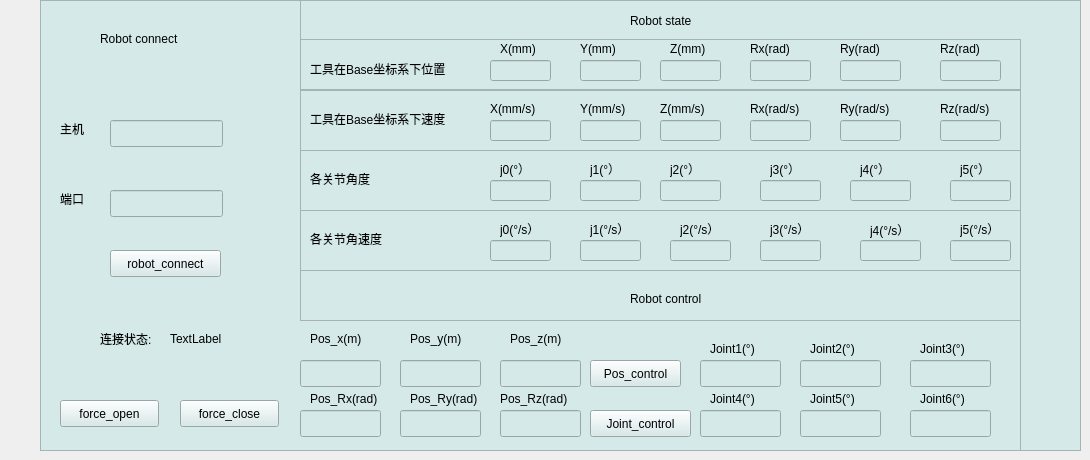
    <widget class="QWidget" name="tab">
     <attribute name="title">
      <string>机械臂状态</string>
     </attribute>
     <widget class="QFrame" name="frame_3">
      <property name="geometry">
       <rect>
        <x>40</x>
        <y>0</y>
        <width>261</width>
        <height>451</height>
       </rect>
      </property>
      <property name="styleSheet">
       <string notr="true">background-color: rgb(213, 233, 233);</string>
      </property>
      <property name="frameShape">
       <enum>QFrame::StyledPanel</enum>
      </property>
      <property name="frameShadow">
       <enum>QFrame::Raised</enum>
      </property>
      <widget class="QLabel" name="label_12">
       <property name="geometry">
        <rect>
         <x>60</x>
         <y>30</y>
         <width>111</width>
         <height>17</height>
        </rect>
       </property>
       <property name="text">
        <string>Robot connect</string>
       </property>
      </widget>
      <widget class="QLineEdit" name="line_Host">
       <property name="geometry">
        <rect>
         <x>70</x>
         <y>120</y>
         <width>113</width>
         <height>27</height>
        </rect>
       </property>
      </widget>
      <widget class="QLineEdit" name="line_port">
       <property name="geometry">
        <rect>
         <x>70</x>
         <y>190</y>
         <width>113</width>
         <height>27</height>
        </rect>
       </property>
      </widget>
      <widget class="QLabel" name="label_13">
       <property name="geometry">
        <rect>
         <x>60</x>
         <y>330</y>
         <width>67</width>
         <height>17</height>
        </rect>
       </property>
       <property name="text">
        <string>连接状态:</string>
       </property>
      </widget>
      <widget class="QLabel" name="label_14">
       <property name="geometry">
        <rect>
         <x>20</x>
         <y>120</y>
         <width>31</width>
         <height>17</height>
        </rect>
       </property>
       <property name="text">
        <string>主机</string>
       </property>
      </widget>
      <widget class="QLabel" name="label_15">
       <property name="geometry">
        <rect>
         <x>20</x>
         <y>190</y>
         <width>41</width>
         <height>17</height>
        </rect>
       </property>
       <property name="text">
        <string>端口</string>
       </property>
      </widget>
      <widget class="QPushButton" name="robot_connect">
       <property name="geometry">
        <rect>
         <x>70</x>
         <y>250</y>
         <width>111</width>
         <height>27</height>
        </rect>
       </property>
       <property name="text">
        <string>robot_connect</string>
       </property>
      </widget>
      <widget class="QLabel" name="connect_info">
       <property name="geometry">
        <rect>
         <x>130</x>
         <y>330</y>
         <width>67</width>
         <height>17</height>
        </rect>
       </property>
       <property name="text">
        <string>TextLabel</string>
       </property>
      </widget>
      <widget class="QPushButton" name="openforce">
       <property name="geometry">
        <rect>
         <x>20</x>
         <y>400</y>
         <width>99</width>
         <height>27</height>
        </rect>
       </property>
       <property name="text">
        <string>force_open</string>
       </property>
      </widget>
      <widget class="QPushButton" name="closeforce">
       <property name="geometry">
        <rect>
         <x>140</x>
         <y>400</y>
         <width>99</width>
         <height>27</height>
        </rect>
       </property>
       <property name="text">
        <string>force_close</string>
       </property>
      </widget>
     </widget>
     <widget class="QFrame" name="Robot_state">
      <property name="geometry">
       <rect>
        <x>300</x>
        <y>0</y>
        <width>781</width>
        <height>451</height>
       </rect>
      </property>
      <property name="styleSheet">
       <string notr="true">background-color: rgb(213, 233, 233);</string>
      </property>
      <property name="inputMethodHints">
       <set>Qt::ImhNone</set>
      </property>
      <property name="frameShape">
       <enum>QFrame::StyledPanel</enum>
      </property>
      <property name="frameShadow">
       <enum>QFrame::Raised</enum>
      </property>
      <widget class="QLabel" name="label">
       <property name="geometry">
        <rect>
         <x>330</x>
         <y>10</y>
         <width>81</width>
         <height>21</height>
        </rect>
       </property>
       <property name="text">
        <string>Robot state</string>
       </property>
      </widget>
      <widget class="QLabel" name="label_5">
       <property name="geometry">
        <rect>
         <x>200</x>
         <y>40</y>
         <width>51</width>
         <height>17</height>
        </rect>
       </property>
       <property name="text">
        <string>X(mm)</string>
       </property>
      </widget>
      <widget class="QLineEdit" name="tool_actual1">
       <property name="geometry">
        <rect>
         <x>190</x>
         <y>60</y>
         <width>61</width>
         <height>21</height>
        </rect>
       </property>
      </widget>
      <widget class="QLineEdit" name="tool_actual2">
       <property name="geometry">
        <rect>
         <x>280</x>
         <y>60</y>
         <width>61</width>
         <height>21</height>
        </rect>
       </property>
      </widget>
      <widget class="QLineEdit" name="tool_actual3">
       <property name="geometry">
        <rect>
         <x>360</x>
         <y>60</y>
         <width>61</width>
         <height>21</height>
        </rect>
       </property>
      </widget>
      <widget class="QLabel" name="label_16">
       <property name="geometry">
        <rect>
         <x>10</x>
         <y>60</y>
         <width>171</width>
         <height>17</height>
        </rect>
       </property>
       <property name="text">
        <string>工具在Base坐标系下位置</string>
       </property>
      </widget>
      <widget class="QLabel" name="label_18">
       <property name="geometry">
        <rect>
         <x>280</x>
         <y>40</y>
         <width>51</width>
         <height>17</height>
        </rect>
       </property>
       <property name="text">
        <string>Y(mm)</string>
       </property>
      </widget>
      <widget class="QLabel" name="label_6">
       <property name="geometry">
        <rect>
         <x>370</x>
         <y>40</y>
         <width>51</width>
         <height>17</height>
        </rect>
       </property>
       <property name="text">
        <string>Z(mm)</string>
       </property>
      </widget>
      <widget class="QLabel" name="label_7">
       <property name="geometry">
        <rect>
         <x>450</x>
         <y>40</y>
         <width>67</width>
         <height>17</height>
        </rect>
       </property>
       <property name="text">
        <string>Rx(rad)</string>
       </property>
      </widget>
      <widget class="QLineEdit" name="tool_actual4">
       <property name="geometry">
        <rect>
         <x>450</x>
         <y>60</y>
         <width>61</width>
         <height>21</height>
        </rect>
       </property>
      </widget>
      <widget class="QLineEdit" name="tool_actual5">
       <property name="geometry">
        <rect>
         <x>540</x>
         <y>60</y>
         <width>61</width>
         <height>21</height>
        </rect>
       </property>
      </widget>
      <widget class="QLineEdit" name="tool_actual6">
       <property name="geometry">
        <rect>
         <x>640</x>
         <y>60</y>
         <width>61</width>
         <height>21</height>
        </rect>
       </property>
      </widget>
      <widget class="QLabel" name="label_20">
       <property name="geometry">
        <rect>
         <x>540</x>
         <y>40</y>
         <width>67</width>
         <height>17</height>
        </rect>
       </property>
       <property name="text">
        <string>Ry(rad)</string>
       </property>
      </widget>
      <widget class="QLabel" name="label_21">
       <property name="geometry">
        <rect>
         <x>640</x>
         <y>40</y>
         <width>67</width>
         <height>17</height>
        </rect>
       </property>
       <property name="text">
        <string>Rz(rad)</string>
       </property>
      </widget>
      <widget class="QFrame" name="frame_5">
       <property name="geometry">
        <rect>
         <x>0</x>
         <y>39</y>
         <width>721</width>
         <height>51</height>
        </rect>
       </property>
       <property name="frameShape">
        <enum>QFrame::StyledPanel</enum>
       </property>
       <property name="frameShadow">
        <enum>QFrame::Raised</enum>
       </property>
      </widget>
      <widget class="QFrame" name="frame_6">
       <property name="geometry">
        <rect>
         <x>0</x>
         <y>90</y>
         <width>721</width>
         <height>61</height>
        </rect>
       </property>
       <property name="frameShape">
        <enum>QFrame::StyledPanel</enum>
       </property>
       <property name="frameShadow">
        <enum>QFrame::Raised</enum>
       </property>
       <widget class="QLabel" name="label_17">
        <property name="geometry">
         <rect>
          <x>10</x>
          <y>20</y>
          <width>171</width>
          <height>17</height>
         </rect>
        </property>
        <property name="text">
         <string>工具在Base坐标系下速度</string>
        </property>
       </widget>
       <widget class="QLineEdit" name="tool_speed1">
        <property name="geometry">
         <rect>
          <x>190</x>
          <y>30</y>
          <width>61</width>
          <height>21</height>
         </rect>
        </property>
       </widget>
       <widget class="QLineEdit" name="tool_speed2">
        <property name="geometry">
         <rect>
          <x>280</x>
          <y>30</y>
          <width>61</width>
          <height>21</height>
         </rect>
        </property>
       </widget>
       <widget class="QLineEdit" name="tool_speed3">
        <property name="geometry">
         <rect>
          <x>360</x>
          <y>30</y>
          <width>61</width>
          <height>21</height>
         </rect>
        </property>
       </widget>
       <widget class="QLineEdit" name="tool_speed4">
        <property name="geometry">
         <rect>
          <x>450</x>
          <y>30</y>
          <width>61</width>
          <height>21</height>
         </rect>
        </property>
       </widget>
       <widget class="QLineEdit" name="tool_speed5">
        <property name="geometry">
         <rect>
          <x>540</x>
          <y>30</y>
          <width>61</width>
          <height>21</height>
         </rect>
        </property>
       </widget>
       <widget class="QLineEdit" name="tool_speed6">
        <property name="geometry">
         <rect>
          <x>640</x>
          <y>30</y>
          <width>61</width>
          <height>21</height>
         </rect>
        </property>
       </widget>
       <widget class="QLabel" name="label_19">
        <property name="geometry">
         <rect>
          <x>190</x>
          <y>10</y>
          <width>61</width>
          <height>17</height>
         </rect>
        </property>
        <property name="text">
         <string>X(mm/s)</string>
        </property>
       </widget>
       <widget class="QLabel" name="label_22">
        <property name="geometry">
         <rect>
          <x>280</x>
          <y>10</y>
          <width>61</width>
          <height>17</height>
         </rect>
        </property>
        <property name="text">
         <string>Y(mm/s)</string>
        </property>
       </widget>
       <widget class="QLabel" name="label_23">
        <property name="geometry">
         <rect>
          <x>360</x>
          <y>10</y>
          <width>61</width>
          <height>17</height>
         </rect>
        </property>
        <property name="text">
         <string>Z(mm/s)</string>
        </property>
       </widget>
       <widget class="QLabel" name="label_26">
        <property name="geometry">
         <rect>
          <x>450</x>
          <y>10</y>
          <width>61</width>
          <height>17</height>
         </rect>
        </property>
        <property name="text">
         <string>Rx(rad/s)</string>
        </property>
       </widget>
       <widget class="QLabel" name="label_25">
        <property name="geometry">
         <rect>
          <x>540</x>
          <y>10</y>
          <width>61</width>
          <height>17</height>
         </rect>
        </property>
        <property name="text">
         <string>Ry(rad/s)</string>
        </property>
       </widget>
       <widget class="QLabel" name="label_24">
        <property name="geometry">
         <rect>
          <x>640</x>
          <y>10</y>
          <width>61</width>
          <height>17</height>
         </rect>
        </property>
        <property name="text">
         <string>Rz(rad/s)</string>
        </property>
       </widget>
      </widget>
      <widget class="QFrame" name="frame_7">
       <property name="geometry">
        <rect>
         <x>0</x>
         <y>150</y>
         <width>721</width>
         <height>61</height>
        </rect>
       </property>
       <property name="frameShape">
        <enum>QFrame::StyledPanel</enum>
       </property>
       <property name="frameShadow">
        <enum>QFrame::Raised</enum>
       </property>
       <widget class="QLabel" name="label_2">
        <property name="geometry">
         <rect>
          <x>10</x>
          <y>20</y>
          <width>81</width>
          <height>17</height>
         </rect>
        </property>
        <property name="text">
         <string>各关节角度</string>
        </property>
       </widget>
       <widget class="QLineEdit" name="joint_actual1">
        <property name="geometry">
         <rect>
          <x>190</x>
          <y>30</y>
          <width>61</width>
          <height>21</height>
         </rect>
        </property>
       </widget>
       <widget class="QLineEdit" name="joint_actual2">
        <property name="geometry">
         <rect>
          <x>280</x>
          <y>30</y>
          <width>61</width>
          <height>21</height>
         </rect>
        </property>
       </widget>
       <widget class="QLineEdit" name="joint_actual3">
        <property name="geometry">
         <rect>
          <x>360</x>
          <y>30</y>
          <width>61</width>
          <height>21</height>
         </rect>
        </property>
       </widget>
       <widget class="QLineEdit" name="joint_actual4">
        <property name="geometry">
         <rect>
          <x>460</x>
          <y>30</y>
          <width>61</width>
          <height>21</height>
         </rect>
        </property>
       </widget>
       <widget class="QLineEdit" name="joint_actual5">
        <property name="geometry">
         <rect>
          <x>550</x>
          <y>30</y>
          <width>61</width>
          <height>21</height>
         </rect>
        </property>
       </widget>
       <widget class="QLineEdit" name="joint_actual6">
        <property name="geometry">
         <rect>
          <x>650</x>
          <y>30</y>
          <width>61</width>
          <height>21</height>
         </rect>
        </property>
       </widget>
       <widget class="QLabel" name="label_4">
        <property name="geometry">
         <rect>
          <x>200</x>
          <y>10</y>
          <width>31</width>
          <height>17</height>
         </rect>
        </property>
        <property name="text">
         <string>j0(°）</string>
        </property>
       </widget>
       <widget class="QLabel" name="label_27">
        <property name="geometry">
         <rect>
          <x>290</x>
          <y>10</y>
          <width>31</width>
          <height>17</height>
         </rect>
        </property>
        <property name="text">
         <string>j1(°）</string>
        </property>
       </widget>
       <widget class="QLabel" name="label_28">
        <property name="geometry">
         <rect>
          <x>370</x>
          <y>10</y>
          <width>31</width>
          <height>17</height>
         </rect>
        </property>
        <property name="text">
         <string>j2(°）</string>
        </property>
       </widget>
       <widget class="QLabel" name="label_29">
        <property name="geometry">
         <rect>
          <x>470</x>
          <y>10</y>
          <width>31</width>
          <height>17</height>
         </rect>
        </property>
        <property name="text">
         <string>j3(°）</string>
        </property>
       </widget>
       <widget class="QLabel" name="label_30">
        <property name="geometry">
         <rect>
          <x>560</x>
          <y>10</y>
          <width>31</width>
          <height>17</height>
         </rect>
        </property>
        <property name="text">
         <string>j4(°）</string>
        </property>
       </widget>
       <widget class="QLabel" name="label_31">
        <property name="geometry">
         <rect>
          <x>660</x>
          <y>10</y>
          <width>31</width>
          <height>17</height>
         </rect>
        </property>
        <property name="text">
         <string>j5(°）</string>
        </property>
       </widget>
      </widget>
      <widget class="QFrame" name="frame_8">
       <property name="geometry">
        <rect>
         <x>0</x>
         <y>210</y>
         <width>721</width>
         <height>61</height>
        </rect>
       </property>
       <property name="frameShape">
        <enum>QFrame::StyledPanel</enum>
       </property>
       <property name="frameShadow">
        <enum>QFrame::Raised</enum>
       </property>
       <widget class="QLabel" name="label_3">
        <property name="geometry">
         <rect>
          <x>10</x>
          <y>20</y>
          <width>91</width>
          <height>17</height>
         </rect>
        </property>
        <property name="text">
         <string>各关节角速度</string>
        </property>
       </widget>
       <widget class="QLineEdit" name="joint_speed1">
        <property name="geometry">
         <rect>
          <x>190</x>
          <y>30</y>
          <width>61</width>
          <height>21</height>
         </rect>
        </property>
       </widget>
       <widget class="QLineEdit" name="joint_speed2">
        <property name="geometry">
         <rect>
          <x>280</x>
          <y>30</y>
          <width>61</width>
          <height>21</height>
         </rect>
        </property>
       </widget>
       <widget class="QLineEdit" name="joint_speed3">
        <property name="geometry">
         <rect>
          <x>370</x>
          <y>30</y>
          <width>61</width>
          <height>21</height>
         </rect>
        </property>
       </widget>
       <widget class="QLineEdit" name="joint_speed4">
        <property name="geometry">
         <rect>
          <x>460</x>
          <y>30</y>
          <width>61</width>
          <height>21</height>
         </rect>
        </property>
       </widget>
       <widget class="QLineEdit" name="lineEdit_24">
        <property name="geometry">
         <rect>
          <x>580</x>
          <y>60</y>
          <width>61</width>
          <height>21</height>
         </rect>
        </property>
       </widget>
       <widget class="QLineEdit" name="joint_speed5">
        <property name="geometry">
         <rect>
          <x>560</x>
          <y>30</y>
          <width>61</width>
          <height>21</height>
         </rect>
        </property>
       </widget>
       <widget class="QLineEdit" name="joint_speed6">
        <property name="geometry">
         <rect>
          <x>650</x>
          <y>30</y>
          <width>61</width>
          <height>21</height>
         </rect>
        </property>
       </widget>
       <widget class="QLabel" name="label_32">
        <property name="geometry">
         <rect>
          <x>200</x>
          <y>10</y>
          <width>51</width>
          <height>17</height>
         </rect>
        </property>
        <property name="text">
         <string>j0(°/s）</string>
        </property>
       </widget>
       <widget class="QLabel" name="label_33">
        <property name="geometry">
         <rect>
          <x>290</x>
          <y>10</y>
          <width>51</width>
          <height>17</height>
         </rect>
        </property>
        <property name="text">
         <string>j1(°/s）</string>
        </property>
       </widget>
       <widget class="QLabel" name="label_34">
        <property name="geometry">
         <rect>
          <x>380</x>
          <y>10</y>
          <width>51</width>
          <height>17</height>
         </rect>
        </property>
        <property name="text">
         <string>j2(°/s）</string>
        </property>
       </widget>
       <widget class="QLabel" name="label_35">
        <property name="geometry">
         <rect>
          <x>470</x>
          <y>10</y>
          <width>51</width>
          <height>17</height>
         </rect>
        </property>
        <property name="text">
         <string>j3(°/s）</string>
        </property>
       </widget>
       <widget class="QLabel" name="label_36">
        <property name="geometry">
         <rect>
          <x>570</x>
          <y>10</y>
          <width>51</width>
          <height>20</height>
         </rect>
        </property>
        <property name="text">
         <string>j4(°/s）</string>
        </property>
       </widget>
       <widget class="QLabel" name="label_37">
        <property name="geometry">
         <rect>
          <x>660</x>
          <y>10</y>
          <width>51</width>
          <height>17</height>
         </rect>
        </property>
        <property name="text">
         <string>j5(°/s）</string>
        </property>
       </widget>
      </widget>
      <widget class="QFrame" name="frame_4">
       <property name="geometry">
        <rect>
         <x>-10</x>
         <y>320</y>
         <width>731</width>
         <height>131</height>
        </rect>
       </property>
       <property name="frameShape">
        <enum>QFrame::StyledPanel</enum>
       </property>
       <property name="frameShadow">
        <enum>QFrame::Raised</enum>
       </property>
       <widget class="QLineEdit" name="poscontrol_x">
        <property name="geometry">
         <rect>
          <x>10</x>
          <y>40</y>
          <width>81</width>
          <height>27</height>
         </rect>
        </property>
       </widget>
       <widget class="QLineEdit" name="poscontrol_y">
        <property name="geometry">
         <rect>
          <x>110</x>
          <y>40</y>
          <width>81</width>
          <height>27</height>
         </rect>
        </property>
       </widget>
       <widget class="QLineEdit" name="poscontrol_z">
        <property name="geometry">
         <rect>
          <x>210</x>
          <y>40</y>
          <width>81</width>
          <height>27</height>
         </rect>
        </property>
       </widget>
       <widget class="QLineEdit" name="poscontrol_rx">
        <property name="geometry">
         <rect>
          <x>10</x>
          <y>90</y>
          <width>81</width>
          <height>27</height>
         </rect>
        </property>
       </widget>
       <widget class="QLineEdit" name="poscontrol_ry">
        <property name="geometry">
         <rect>
          <x>110</x>
          <y>90</y>
          <width>81</width>
          <height>27</height>
         </rect>
        </property>
       </widget>
       <widget class="QLineEdit" name="poscontrol_rz">
        <property name="geometry">
         <rect>
          <x>210</x>
          <y>90</y>
          <width>81</width>
          <height>27</height>
         </rect>
        </property>
       </widget>
       <widget class="QLineEdit" name="joint1_control">
        <property name="geometry">
         <rect>
          <x>410</x>
          <y>40</y>
          <width>81</width>
          <height>27</height>
         </rect>
        </property>
       </widget>
       <widget class="QLineEdit" name="joint2_control">
        <property name="geometry">
         <rect>
          <x>510</x>
          <y>40</y>
          <width>81</width>
          <height>27</height>
         </rect>
        </property>
       </widget>
       <widget class="QLineEdit" name="joint3_control">
        <property name="geometry">
         <rect>
          <x>620</x>
          <y>40</y>
          <width>81</width>
          <height>27</height>
         </rect>
        </property>
       </widget>
       <widget class="QLineEdit" name="joint4_control">
        <property name="geometry">
         <rect>
          <x>410</x>
          <y>90</y>
          <width>81</width>
          <height>27</height>
         </rect>
        </property>
       </widget>
       <widget class="QLineEdit" name="joint5_control">
        <property name="geometry">
         <rect>
          <x>510</x>
          <y>90</y>
          <width>81</width>
          <height>27</height>
         </rect>
        </property>
       </widget>
       <widget class="QLineEdit" name="joint6_control">
        <property name="geometry">
         <rect>
          <x>620</x>
          <y>90</y>
          <width>81</width>
          <height>27</height>
         </rect>
        </property>
       </widget>
       <widget class="QPushButton" name="Pos_control">
        <property name="geometry">
         <rect>
          <x>300</x>
          <y>40</y>
          <width>91</width>
          <height>27</height>
         </rect>
        </property>
        <property name="text">
         <string>Pos_control</string>
        </property>
       </widget>
       <widget class="QPushButton" name="Joint_control">
        <property name="geometry">
         <rect>
          <x>300</x>
          <y>90</y>
          <width>101</width>
          <height>27</height>
         </rect>
        </property>
        <property name="text">
         <string>Joint_control</string>
        </property>
       </widget>
       <widget class="QLabel" name="label_38">
        <property name="geometry">
         <rect>
          <x>20</x>
          <y>10</y>
          <width>61</width>
          <height>17</height>
         </rect>
        </property>
        <property name="text">
         <string>Pos_x(m)</string>
        </property>
       </widget>
       <widget class="QLabel" name="label_39">
        <property name="geometry">
         <rect>
          <x>120</x>
          <y>10</y>
          <width>67</width>
          <height>17</height>
         </rect>
        </property>
        <property name="text">
         <string>Pos_y(m)</string>
        </property>
       </widget>
       <widget class="QLabel" name="label_40">
        <property name="geometry">
         <rect>
          <x>220</x>
          <y>10</y>
          <width>67</width>
          <height>17</height>
         </rect>
        </property>
        <property name="text">
         <string>Pos_z(m)</string>
        </property>
       </widget>
       <widget class="QLabel" name="label_41">
        <property name="geometry">
         <rect>
          <x>20</x>
          <y>70</y>
          <width>81</width>
          <height>17</height>
         </rect>
        </property>
        <property name="text">
         <string>Pos_Rx(rad)</string>
        </property>
       </widget>
       <widget class="QLabel" name="label_42">
        <property name="geometry">
         <rect>
          <x>120</x>
          <y>70</y>
          <width>81</width>
          <height>17</height>
         </rect>
        </property>
        <property name="text">
         <string>Pos_Ry(rad)</string>
        </property>
       </widget>
       <widget class="QLabel" name="label_43">
        <property name="geometry">
         <rect>
          <x>210</x>
          <y>70</y>
          <width>81</width>
          <height>17</height>
         </rect>
        </property>
        <property name="text">
         <string>Pos_Rz(rad)</string>
        </property>
       </widget>
       <widget class="QLabel" name="label_44">
        <property name="geometry">
         <rect>
          <x>420</x>
          <y>20</y>
          <width>67</width>
          <height>17</height>
         </rect>
        </property>
        <property name="text">
         <string>Joint1(°)</string>
        </property>
       </widget>
       <widget class="QLabel" name="label_45">
        <property name="geometry">
         <rect>
          <x>520</x>
          <y>20</y>
          <width>67</width>
          <height>17</height>
         </rect>
        </property>
        <property name="text">
         <string>Joint2(°)</string>
        </property>
       </widget>
       <widget class="QLabel" name="label_46">
        <property name="geometry">
         <rect>
          <x>630</x>
          <y>20</y>
          <width>67</width>
          <height>17</height>
         </rect>
        </property>
        <property name="text">
         <string>Joint3(°)</string>
        </property>
       </widget>
       <widget class="QLabel" name="label_47">
        <property name="geometry">
         <rect>
          <x>420</x>
          <y>70</y>
          <width>67</width>
          <height>17</height>
         </rect>
        </property>
        <property name="text">
         <string>Joint4(°)</string>
        </property>
       </widget>
       <widget class="QLabel" name="label_48">
        <property name="geometry">
         <rect>
          <x>520</x>
          <y>70</y>
          <width>67</width>
          <height>17</height>
         </rect>
        </property>
        <property name="text">
         <string>Joint5(°)</string>
        </property>
       </widget>
       <widget class="QLabel" name="label_49">
        <property name="geometry">
         <rect>
          <x>630</x>
          <y>70</y>
          <width>67</width>
          <height>17</height>
         </rect>
        </property>
        <property name="text">
         <string>Joint6(°)</string>
        </property>
       </widget>
      </widget>
      <widget class="QFrame" name="frame_9">
       <property name="geometry">
        <rect>
         <x>0</x>
         <y>270</y>
         <width>721</width>
         <height>51</height>
        </rect>
       </property>
       <property name="frameShape">
        <enum>QFrame::StyledPanel</enum>
       </property>
       <property name="frameShadow">
        <enum>QFrame::Raised</enum>
       </property>
       <widget class="QLabel" name="label_50">
        <property name="geometry">
         <rect>
          <x>330</x>
          <y>20</y>
          <width>101</width>
          <height>17</height>
         </rect>
        </property>
        <property name="text">
         <string>Robot control</string>
        </property>
       </widget>
      </widget>
      <zorder>frame_6</zorder>
      <zorder>frame_5</zorder>
      <zorder>label</zorder>
      <zorder>label_5</zorder>
      <zorder>tool_actual1</zorder>
      <zorder>tool_actual2</zorder>
      <zorder>tool_actual3</zorder>
      <zorder>label_16</zorder>
      <zorder>label_18</zorder>
      <zorder>label_6</zorder>
      <zorder>label_7</zorder>
      <zorder>tool_actual4</zorder>
      <zorder>tool_actual5</zorder>
      <zorder>tool_actual6</zorder>
      <zorder>label_20</zorder>
      <zorder>label_21</zorder>
      <zorder>frame_7</zorder>
      <zorder>frame_8</zorder>
      <zorder>frame_4</zorder>
      <zorder>frame_9</zorder>
     </widget>
    </widget>
